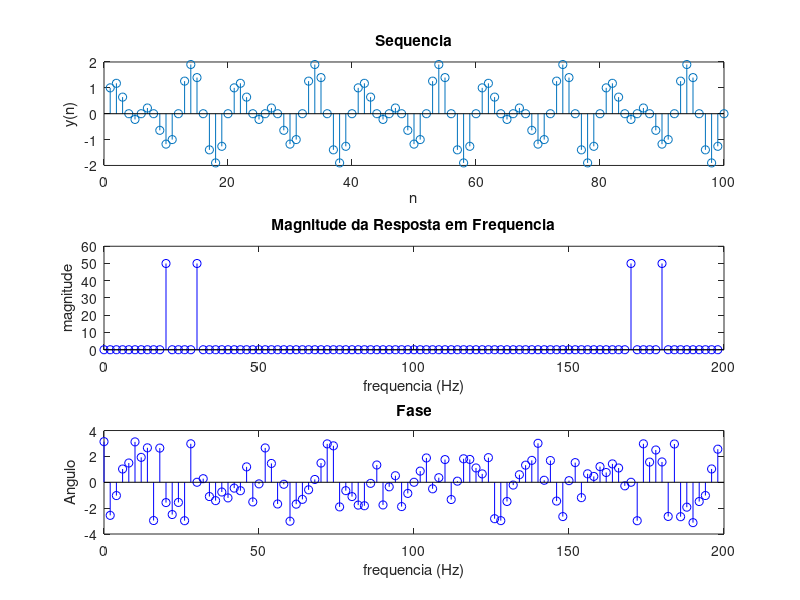

Here is the MATLAB script that generated this plot: (Note: this script raises an error after producing the figure.)
clc;
clear all;
close all;

n = 0:99;
fs = 200; %sample
Ts = 1/fs; %Period

y = sin(2*pi*20*n*Ts) + cos(2*pi*30*n*Ts);
z = sin(2*pi*40*n*Ts) + cos(2*pi*60*n*Ts);

w = [y z];

%a) DFT de y(n) magnitude e fase (plus seq)
Y = fft(y);
m = 0:length(Y)-1;
figure(1)
subplot(3,1,1);stem(y);xlabel('n');ylabel('y(n)');title('Sequencia');
subplot(3,1,2);stem(m*fs/length(Y), abs(Y), 'b'); ylabel('magnitude'); 
xlabel('frequencia (Hz)'); title('Magnitude da Resposta em Frequencia');
subplot(3,1,3); stem(m*fs/length(Y), angle(Y), 'b'); ylabel('Angulo');
xlabel('frequencia (Hz)'); title('Fase'); 
suptitle('DFT y(n)')

%b) DFT de z(n) magnitude e fase (plus seq)
Z = fft(z);
m = 0:length(Z)-1;
figure(2)
subplot(3,1,1);stem(z);xlabel('n');ylabel('z(n)');title('Sequencia');
subplot(3,1,2);stem(m*fs/length(Z), abs(Z), 'b'); ylabel('magnitude'); 
xlabel('frequencia (Hz)'); title('Magnitude da Resposta em Frequencia');
subplot(3,1,3); stem(m*fs/length(Z), angle(Z), 'b'); ylabel('Angulo');
xlabel('frequencia (Hz)'); title('Fase'); 
suptitle('DFT z(n)')

%c) DFT de w(n) magnitude e fase (plus seq)
W = fft(w);
m = 0:length(W)-1;
figure(3)
subplot(3,1,1);stem(w);xlabel('n');ylabel('w(n)');title('Sequencia');
subplot(3,1,2);stem(m*fs/length(W), abs(W), 'b'); ylabel('magnitude'); 
xlabel('frequencia (Hz)'); title('Magnitude da Resposta em Frequencia');
subplot(3,1,3); stem(m*fs/length(W), angle(W), 'b'); ylabel('Angulo');
xlabel('frequencia (Hz)'); title('Fase'); 
suptitle('DFT w(n)')

%e) Spec
figure (4)
[B,f,t] = specgram(w,1024,fs,256,192);
% calculate amplitude 50dB down from maximum
bmin=max(max(abs(B)))/300;
% plot top 50dB as image
imagesc(t,f,20*log10(max(abs(B),bmin)/bmin));
% label plot
axis xy; xlabel('Time (s)'); ylabel('Frequency (Hz)');
colormap(jet);


